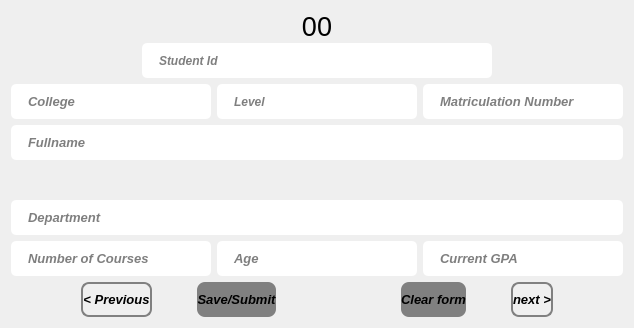
        <widget class="QWidget" name="DetailForm">
         <attribute name="title">
          <string>Sudent Details</string>
         </attribute>
         <layout class="QVBoxLayout" name="verticalLayout_5">
          <item>
           <layout class="QVBoxLayout" name="verticalLayout">
            <property name="spacing">
             <number>1</number>
            </property>
            <property name="sizeConstraint">
             <enum>QLayout::SetFixedSize</enum>
            </property>
            <item>
             <widget class="QLabel" name="lbl_id">
              <property name="maximumSize">
               <size>
                <width>16777215</width>
                <height>45</height>
               </size>
              </property>
              <property name="font">
               <font>
                <pointsize>20</pointsize>
               </font>
              </property>
              <property name="layoutDirection">
               <enum>Qt::LeftToRight</enum>
              </property>
              <property name="styleSheet">
               <string notr="true">    text-align: center;
</string>
              </property>
              <property name="text">
               <string>00</string>
              </property>
              <property name="alignment">
               <set>Qt::AlignCenter</set>
              </property>
             </widget>
            </item>
            <item>
             <layout class="QHBoxLayout" name="horizontalLayout">
              <item>
               <spacer name="horizontalSpacer_3">
                <property name="orientation">
                 <enum>Qt::Horizontal</enum>
                </property>
                <property name="sizeHint" stdset="0">
                 <size>
                  <width>40</width>
                  <height>20</height>
                 </size>
                </property>
               </spacer>
              </item>
              <item>
               <widget class="QLineEdit" name="student_id">
                <property name="minimumSize">
                 <size>
                  <width>350</width>
                  <height>35</height>
                 </size>
                </property>
                <property name="font">
                 <font>
                  <pointsize>9</pointsize>
                  <weight>75</weight>
                  <italic>true</italic>
                  <bold>true</bold>
                 </font>
                </property>
                <property name="styleSheet">
                 <string notr="true">border-radius:5px;
padding-left:15px</string>
                </property>
                <property name="placeholderText">
                 <string>Student Id</string>
                </property>
               </widget>
              </item>
              <item>
               <spacer name="horizontalSpacer_4">
                <property name="orientation">
                 <enum>Qt::Horizontal</enum>
                </property>
                <property name="sizeHint" stdset="0">
                 <size>
                  <width>40</width>
                  <height>20</height>
                 </size>
                </property>
               </spacer>
              </item>
             </layout>
            </item>
           </layout>
          </item>
          <item>
           <layout class="QHBoxLayout" name="horizontalLayout_5">
            <item>
             <widget class="QLineEdit" name="txt_college">
              <property name="minimumSize">
               <size>
                <width>0</width>
                <height>35</height>
               </size>
              </property>
              <property name="font">
               <font>
                <pointsize>10</pointsize>
                <weight>75</weight>
                <italic>true</italic>
                <bold>true</bold>
               </font>
              </property>
              <property name="styleSheet">
               <string notr="true">border-radius:5px;
padding-left:15px</string>
              </property>
              <property name="placeholderText">
               <string>College</string>
              </property>
             </widget>
            </item>
            <item>
             <widget class="QLineEdit" name="txt_level">
              <property name="minimumSize">
               <size>
                <width>0</width>
                <height>35</height>
               </size>
              </property>
              <property name="font">
               <font>
                <pointsize>9</pointsize>
                <weight>75</weight>
                <italic>true</italic>
                <bold>true</bold>
               </font>
              </property>
              <property name="styleSheet">
               <string notr="true">border-radius:5px;
padding-left:15px</string>
              </property>
              <property name="placeholderText">
               <string>Level</string>
              </property>
             </widget>
            </item>
            <item>
             <widget class="QLineEdit" name="txt_matric">
              <property name="minimumSize">
               <size>
                <width>0</width>
                <height>35</height>
               </size>
              </property>
              <property name="font">
               <font>
                <pointsize>10</pointsize>
                <weight>75</weight>
                <italic>true</italic>
                <bold>true</bold>
               </font>
              </property>
              <property name="styleSheet">
               <string notr="true">border-radius:5px;
padding-left:15px
</string>
              </property>
              <property name="placeholderText">
               <string>Matriculation Number</string>
              </property>
             </widget>
            </item>
           </layout>
          </item>
          <item>
           <layout class="QVBoxLayout" name="verticalLayout_3">
            <property name="spacing">
             <number>40</number>
            </property>
            <item>
             <widget class="QLineEdit" name="txt_name_2">
              <property name="minimumSize">
               <size>
                <width>0</width>
                <height>35</height>
               </size>
              </property>
              <property name="font">
               <font>
                <pointsize>10</pointsize>
                <weight>75</weight>
                <italic>true</italic>
                <bold>true</bold>
               </font>
              </property>
              <property name="styleSheet">
               <string notr="true">border-radius:5px;
padding-left:15px</string>
              </property>
              <property name="placeholderText">
               <string>Fullname</string>
              </property>
             </widget>
            </item>
            <item>
             <widget class="QLineEdit" name="txt_dept">
              <property name="minimumSize">
               <size>
                <width>0</width>
                <height>35</height>
               </size>
              </property>
              <property name="font">
               <font>
                <pointsize>10</pointsize>
                <weight>75</weight>
                <italic>true</italic>
                <bold>true</bold>
               </font>
              </property>
              <property name="styleSheet">
               <string notr="true">border-radius:5px;
padding-left:15px</string>
              </property>
              <property name="placeholderText">
               <string>Department</string>
              </property>
             </widget>
            </item>
           </layout>
          </item>
          <item>
           <layout class="QHBoxLayout" name="horizontalLayout_6">
            <item>
             <widget class="QLineEdit" name="txt_courses">
              <property name="minimumSize">
               <size>
                <width>0</width>
                <height>35</height>
               </size>
              </property>
              <property name="font">
               <font>
                <pointsize>10</pointsize>
                <weight>75</weight>
                <italic>true</italic>
                <bold>true</bold>
               </font>
              </property>
              <property name="styleSheet">
               <string notr="true">border-radius:5px;
padding-left:15px</string>
              </property>
              <property name="placeholderText">
               <string>Number of Courses</string>
              </property>
             </widget>
            </item>
            <item>
             <widget class="QLineEdit" name="txt_age">
              <property name="minimumSize">
               <size>
                <width>0</width>
                <height>35</height>
               </size>
              </property>
              <property name="font">
               <font>
                <pointsize>10</pointsize>
                <weight>75</weight>
                <italic>true</italic>
                <bold>true</bold>
               </font>
              </property>
              <property name="styleSheet">
               <string notr="true">border-radius:5px;
padding-left:15px</string>
              </property>
              <property name="placeholderText">
               <string>Age</string>
              </property>
             </widget>
            </item>
            <item>
             <widget class="QLineEdit" name="txt_gpa">
              <property name="minimumSize">
               <size>
                <width>0</width>
                <height>35</height>
               </size>
              </property>
              <property name="font">
               <font>
                <pointsize>10</pointsize>
                <weight>75</weight>
                <italic>true</italic>
                <bold>true</bold>
               </font>
              </property>
              <property name="styleSheet">
               <string notr="true">border-radius:5px;
padding-left:15px</string>
              </property>
              <property name="placeholderText">
               <string>Current GPA</string>
              </property>
             </widget>
            </item>
           </layout>
          </item>
          <item>
           <layout class="QHBoxLayout" name="horizontalLayout_7">
            <property name="spacing">
             <number>45</number>
            </property>
            <property name="leftMargin">
             <number>70</number>
            </property>
            <property name="rightMargin">
             <number>70</number>
            </property>
            <item>
             <widget class="QPushButton" name="btn_prev">
              <property name="minimumSize">
               <size>
                <width>0</width>
                <height>35</height>
               </size>
              </property>
              <property name="font">
               <font>
                <pointsize>10</pointsize>
                <weight>75</weight>
                <italic>true</italic>
                <bold>true</bold>
               </font>
              </property>
              <property name="styleSheet">
               <string notr="true">border-radius:8px;
background-color: transparent;
border:2px solid gray;</string>
              </property>
              <property name="text">
               <string>&lt; Previous</string>
              </property>
             </widget>
            </item>
            <item>
             <widget class="QPushButton" name="btn_save">
              <property name="minimumSize">
               <size>
                <width>0</width>
                <height>35</height>
               </size>
              </property>
              <property name="font">
               <font>
                <pointsize>10</pointsize>
                <weight>75</weight>
                <italic>true</italic>
                <bold>true</bold>
               </font>
              </property>
              <property name="styleSheet">
               <string notr="true">border-radius:8px;
background-color: gray;</string>
              </property>
              <property name="text">
               <string>Save/Submit</string>
              </property>
             </widget>
            </item>
            <item>
             <widget class="QPushButton" name="btn_del">
              <property name="minimumSize">
               <size>
                <width>0</width>
                <height>35</height>
               </size>
              </property>
              <property name="maximumSize">
               <size>
                <width>35</width>
                <height>16777215</height>
               </size>
              </property>
              <property name="font">
               <font>
                <pointsize>10</pointsize>
                <weight>75</weight>
                <italic>true</italic>
                <bold>true</bold>
               </font>
              </property>
              <property name="styleSheet">
               <string notr="true">border-radius:8px;
background-color: transparent;
</string>
              </property>
              <property name="text">
               <string/>
              </property>
              <property name="icon">
               <iconset>
                <normaloff>delete.png</normaloff>delete.png</iconset>
              </property>
              <property name="iconSize">
               <size>
                <width>30</width>
                <height>24</height>
               </size>
              </property>
             </widget>
            </item>
            <item>
             <widget class="QPushButton" name="btn_clear">
              <property name="minimumSize">
               <size>
                <width>0</width>
                <height>35</height>
               </size>
              </property>
              <property name="font">
               <font>
                <pointsize>10</pointsize>
                <weight>75</weight>
                <italic>true</italic>
                <bold>true</bold>
               </font>
              </property>
              <property name="styleSheet">
               <string notr="true">border-radius:8px;
background-color:gray;</string>
              </property>
              <property name="text">
               <string>Clear form</string>
              </property>
             </widget>
            </item>
            <item>
             <widget class="QPushButton" name="btn_next">
              <property name="minimumSize">
               <size>
                <width>0</width>
                <height>35</height>
               </size>
              </property>
              <property name="font">
               <font>
                <pointsize>10</pointsize>
                <weight>75</weight>
                <italic>true</italic>
                <bold>true</bold>
               </font>
              </property>
              <property name="styleSheet">
               <string notr="true">border-radius:8px;
background-color: transparent;
border:2px solid gray;</string>
              </property>
              <property name="text">
               <string>next &gt;</string>
              </property>
             </widget>
            </item>
           </layout>
          </item>
         </layout>
        </widget>
